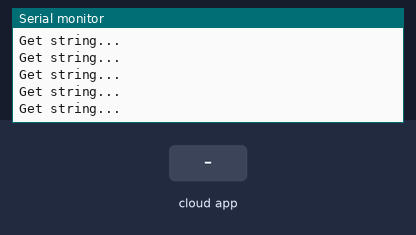
Recording of a program running on a simulated ESP8266 (NodeMCU). Parts: the last lines printed to the serial monitor. Inputs (shaded band) come from the test bench. WiFi joins after 1.5 s; servers stay silent unless stated; the Firebase database answers and starts empty.

Above: at 2.7 s.
2.8 s: the phone or cloud app sets state to 0
At 2.99 s:
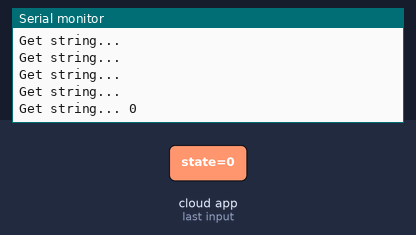
4.3 s: the phone or cloud app sets state to 1
At 4.49 s:
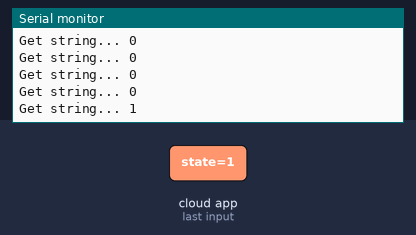

The program:

main.cpp
```cpp
#include <Arduino.h>
#include <Wire.h>

#include "wificonnect.h"

#include <ESPAsyncTCP.h>
#include <ESPAsyncWebServer.h>

#include <Firebase_ESP_Client.h>

// Provide the token generation process info.
#include <addons/TokenHelper.h>

// Provide the RTDB payload printing info and other helper functions.
#include <addons/RTDBHelper.h>

// For the following credentials, see examples/Authentications/SignInAsUser/EmailPassword/EmailPassword.ino

/* 2. Define the API Key */
#define API_KEY "AIzaSyCCBDMgoFLSm3EKDVlvrQMCRRD2avPmiQI"

/* 3. Define the RTDB URL */
#define DATABASE_URL "https://smarthome-18.firebaseio.com/" //<databaseName>.firebaseio.com or <databaseName>.<region>.firebasedatabase.app

/* 4. Define the user Email and password that alreadey registerd or added in your project */
#define USER_EMAIL "USER_EMAIL"
#define USER_PASSWORD "USER_PASSWORD"

// Device Location config
String device_location = "Living Room";

// Define Firebase Data object
FirebaseData fbdo;

FirebaseAuth auth;
FirebaseConfig config;

// Firebase database path
String databasePath = "";
// Firebase Unique Identifier
String fuid = "0668ceea-7680-44f4-9b42-0f742f059e94";
// Stores the elapsed time from device start up
unsigned long elapsedMillis = 0;
// The frequency of sensor updates to firebase, set to 10seconds
unsigned long update_interval = 10000;
// Dummy counter to test initial firebase updates
int count = 0;
// Store device authentication status
bool isAuthenticated = false;

/* Put your SSID & Password */
const char* ssid;  // Enter SSID here
const char* password;  //Enter Password here
const char* deviceName;

// Initialize server
AsyncWebServer server(80);
// Make variable prototype
void handleRequest(AsyncWebServerRequest *request);


void firebase_init() {
// configure firebase API Key
config.api_key = API_KEY;
// configure firebase realtime database url
config.database_url = DATABASE_URL;
// Enable WiFi reconnection
Firebase.reconnectWiFi(true);
Serial.println("------------------------------------");
Serial.println("Sign up new user...");
// Sign in to firebase Anonymously
if (Firebase.signUp(&config, &auth, "", ""))
{
Serial.println("Success");
  isAuthenticated = true;
// Set the database path where updates will be loaded for this device
  databasePath = "/" + device_location;
  fuid = auth.token.uid.c_str();
}
else
{
  Serial.printf("Failed, %s\n", config.signer.signupError.message.c_str());
  isAuthenticated = false;
}
// Assign the callback function for the long running token generation task, see addons/TokenHelper.h
config.token_status_callback = tokenStatusCallback;
// Initialise the firebase library
Firebase.begin(&config, &auth);
}

void setup() {
 /*  Common cathode led RGB */
  Serial.begin(115200);
  while (!Serial); // wait for serial port to connect. Needed for native USB

  //  Connecting to wifi -----------------------
  ssid = "Puzzle24";  // Enter SSID here
  password = "gzcmb94463";  // Enter Password here
  deviceName = "Smart Lamp"; // DHCP Hostname (useful for finding device for static lease)
  wificonnect(ssid, password, deviceName);

  Serial.println(WiFi.gatewayIP());

  firebase_init();

    //  Creating handle request from client -----------------------
  server.on("/", HTTP_ANY, handleRequest);
  server.begin();
}

void loop() {
  // put your main code here, to run repeatedly:
   Serial.printf("Get string... %s\n", Firebase.RTDB.getString(&fbdo, F("/relay/state")) ? fbdo.to<const char *>() : fbdo.errorReason().c_str());
}

void handleRequest(AsyncWebServerRequest *request){
  request->send(200, "text/plain", "Testing Koneksi Berhasi;");
}
```

wificonnect.h
```cpp
#ifndef wificonnect_h

#define wificonnect_h
#include "Arduino.h"
#include <ESP8266WiFi.h>

// the #include statement and code go here...

void wificonnect(const char* ssid, const char* password, const char* deviceName);

#endif
```

wificonnect.cpp
```cpp
#include <Arduino.h>
#include "wificonnect.h"

void wificonnect(const char* ssid, const char* password, const char* deviceName) {
    WiFi.hostname(deviceName);      // DHCP Hostname (useful for finding device for static lease)

    // Set your Static IP address ------------------------
    IPAddress local_IP(192, 168, 0, 150);
    // Set your Gateway IP address
    IPAddress gateway(192, 168, 0, 1);
    IPAddress subnet(255, 255, 255, 0);
    IPAddress primaryDNS(1, 1, 1, 1);   //optional
    IPAddress secondaryDNS(1, 0, 0, 1); //optional

    // Configures static IP address ----------------------
    if (!WiFi.config(local_IP, gateway, subnet, primaryDNS, secondaryDNS)) {
        Serial.println("STA Failed to configure");
    }

    // Mengatur WiFi -----------------------
    Serial.println();
    Serial.print("Connecting to ");
    Serial.println(ssid);

    WiFi.begin(ssid, password); // Mencocokan SSID dan Password
    WiFi.mode(WIFI_STA);  //WiFi mode station (connect to wifi router only

    while (WiFi.status() != WL_CONNECTED) {
        Serial.print(".");
        delay(100);
    }

    Serial.println("WiFi connected");
    Serial.print("IP address: ");
    Serial.println(WiFi.localIP());
}
```

Measured:
- after the input at 2.8 s, the serial monitor: prints a new line after 0.06 s (image 1)
- after the input at 4.3 s, the serial monitor: prints a new line after 0.06 s (image 2)
